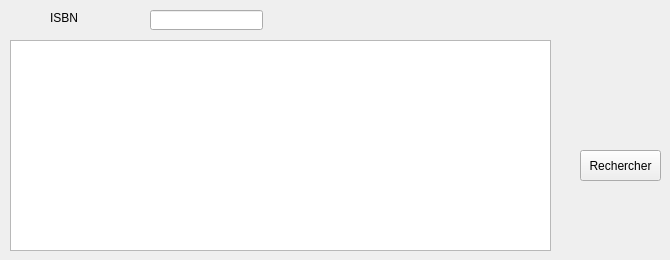
          <widget class="QWidget" name="tab_33">
           <attribute name="title">
            <string>Rechercher un livre</string>
           </attribute>
           <widget class="QLabel" name="label_65">
            <property name="geometry">
             <rect>
              <x>50</x>
              <y>10</y>
              <width>61</width>
              <height>16</height>
             </rect>
            </property>
            <property name="text">
             <string>ISBN</string>
            </property>
           </widget>
           <widget class="QLineEdit" name="lineEdit_rechercher_2">
            <property name="geometry">
             <rect>
              <x>150</x>
              <y>10</y>
              <width>113</width>
              <height>20</height>
             </rect>
            </property>
           </widget>
           <widget class="QTableView" name="tabrecherche_2">
            <property name="geometry">
             <rect>
              <x>10</x>
              <y>40</y>
              <width>541</width>
              <height>211</height>
             </rect>
            </property>
           </widget>
           <widget class="QPushButton" name="pb_rechercher_3">
            <property name="geometry">
             <rect>
              <x>580</x>
              <y>150</y>
              <width>81</width>
              <height>31</height>
             </rect>
            </property>
            <property name="text">
             <string>Rechercher</string>
            </property>
           </widget>
          </widget>
